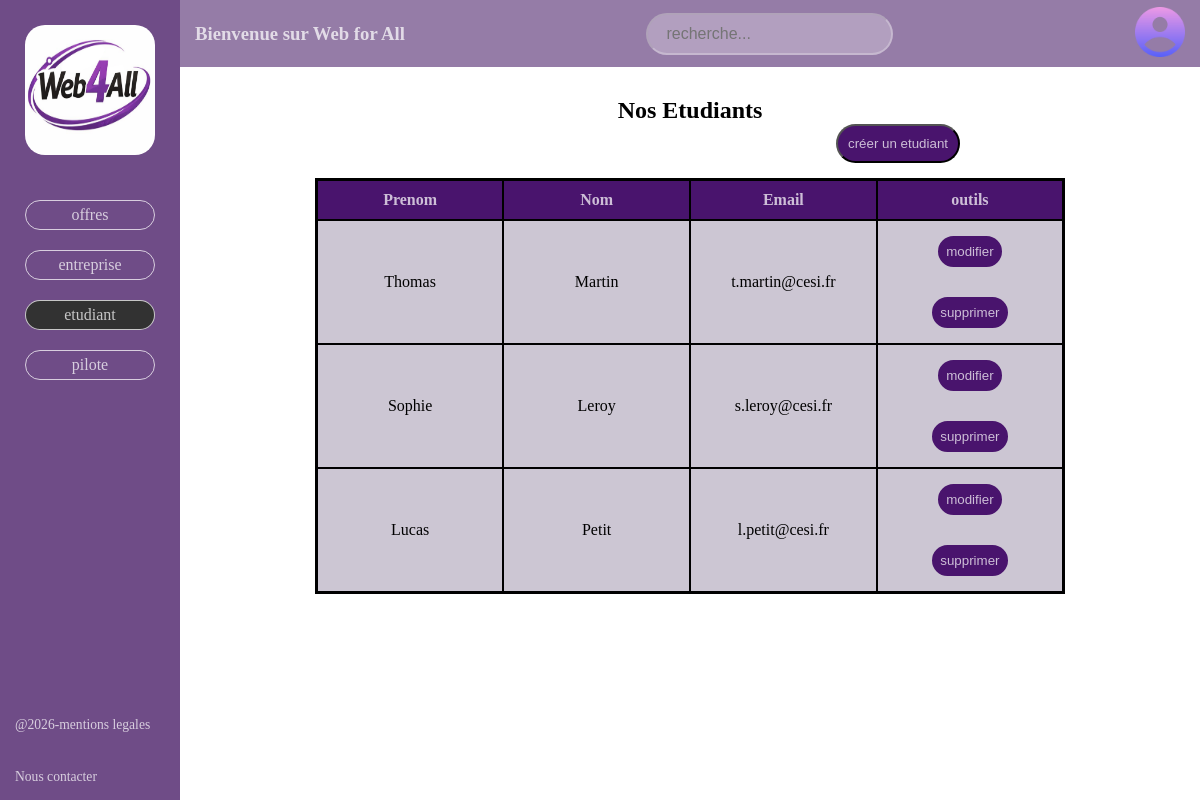
The page /index.php?controller=students&action=index on the database its author committed.
### tables this page shows
CREATE TABLE utilisateur (
  id           INT UNSIGNED AUTO_INCREMENT PRIMARY KEY,
  nom          VARCHAR(100) NOT NULL,
  prenom       VARCHAR(100) NOT NULL,
  email        VARCHAR(255) NOT NULL UNIQUE,
  mot_de_passe VARCHAR(255) NOT NULL,
  role         ENUM('admin','pilote','etudiant') NOT NULL DEFAULT 'etudiant',
  id_pilote    INT UNSIGNED NULL,
  created_at   DATETIME NOT NULL DEFAULT CURRENT_TIMESTAMP,
  FOREIGN KEY (id_pilote) REFERENCES utilisateur(id) ON DELETE SET NULL
);

### app/controllers/StudentsController.php (called while the page is built)
<?php
class StudentsController {
    public function index() {
        require_once ROOT . '/app/models/UserModel.php';
        $students = (new UserModel())->getByRole('etudiant');
        require_once ROOT . '/app/views/pages/students.php';
    }
}
?>

### app/models/UserModel.php (called while the page is built, shortened)
<?php
final class UserModel
{
    public function getByRole(string $role): array
    {
        $pdo = Database::getPdo();
        $stmt = $pdo->prepare("
            SELECT id, nom, prenom, email, role, id_pilote, created_at
            FROM utilisateur
            WHERE role = :role
            ORDER BY created_at DESC
        ");
        $stmt->execute([':role' => $role]);
        return $stmt->fetchAll();
    }
}

### app/views/pages/students.php (the view, shortened to what this page needs)
<?php $cssExtra = '<link rel="stylesheet" href="/public/styles/etudiant.css">'; ?>
<section id="presentation-etudiant">
    <h1>Nos Etudiants</h1>
</section>
<section id="outils-etudiant">
    <button id="creation-offre" onclick="ouvrir('popup-creer-etudiant')">créer un etudiant</button>
</section>
<section id="nos-etudiant">
    <div class="etudiants">
        <div class="table-etudiant">
            <table>
                <thead>
                    <tr>
                        <th>Prenom</th>
                        <th>Nom</th>
                        <th>Email</th>
                        <th>outils</th>
                    </tr>
                </thead>
                <tbody>
                    <?php foreach (($students ?? []) as $student): ?>
                        <tr>
                            <td><?= htmlspecialchars((string)($student['prenom'] ?? ''), ENT_QUOTES, 'UTF-8') ?></td>
                            <td><?= htmlspecialchars((string)($student['nom'] ?? ''), ENT_QUOTES, 'UTF-8') ?></td>
                            <td><?= htmlspecialchars((string)($student['email'] ?? ''), ENT_QUOTES, 'UTF-8') ?></td>
                            <td>
                                <button onclick="ouvrir('popup-modifier-etudiant')">modifier</button>
                                <button onclick="ouvrir('popup-supprimer-etudiant')">supprimer</button>
                            </td>
                        </tr>
                    <?php endforeach; ?>
                </tbody>
            </table>
        </div>
    </div>
</section>
<?php
require_once ROOT . '/app/views/layout/layout.php';?>

### public/styles/layout.css (style rules this page uses)
* { margin: 0; padding: 0; box-sizing: border-box; }
body { min-width: 320px; overflow-x: auto; }

### public/styles/etudiant.css (style rules this page uses)
#presentation-etudiant { display: flex; justify-content: center; align-items: center; }
#outils-etudiant { display: flex; justify-content: right; max-width: 750px; }
#outils-etudiant #creation-offre { background-color: rgb(73, 20, 109); border-radius: 25px; padding: 10px; color: rgba(255, 255, 255, 0.726); }
.table-etudiant { display: flex; justify-content: center; align-items: center; }
.table-etudiant table { table-layout: fixed; width: 750px; margin: 15px; border-collapse: collapse; border: 3px solid black; }
.table-etudiant th { background-color: rgb(73, 20, 109); color:rgba(255, 255, 255, 0.726); padding: 10px 10px; border-collapse: collapse; border: 2px solid black; }
.table-etudiant td { background-color: rgb(204, 198, 211); border-collapse: collapse; border: 2px solid black; }
.table-etudiant button { padding:5px 5px; margin: 15px; border: 3px solid rgb(73, 20, 109); background-color: rgb(73, 20, 109); border-radius: 20px; color: rgba(255, 255, 255, 0.726); }

### rows shown on the page
utilisateur: prenom "Thomas", nom "Martin", email "t.martin@cesi.fr"
utilisateur: prenom "Sophie", nom "Leroy", email "s.leroy@cesi.fr"
utilisateur: prenom "Lucas", nom "Petit", email "l.petit@cesi.fr"
